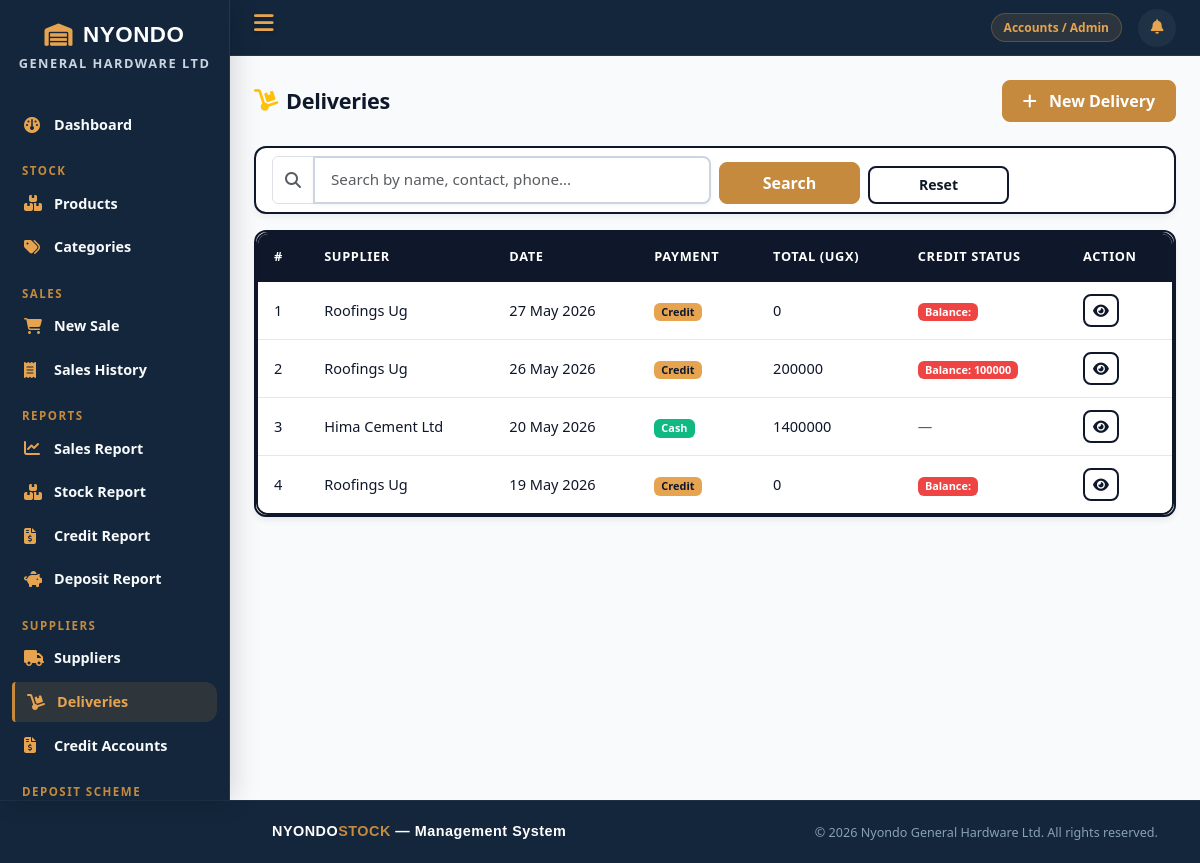
Screenshot of /suppliers/deliveries/ (signed in) with the database file from the repository.
### accounts/models.py (models this page shows, shortened)
class UserProfile(models.Model):
    ROLE_CHOICES = [
        ('sales_attendant', 'Sales Attendant'),
        ('store_manager', 'Store Manager'),
        ('admin', 'Accounts / Admin'),
    ]
    user = models.OneToOneField(User, on_delete=models.CASCADE, related_name='profile')
    role = models.CharField(max_length=20, choices=ROLE_CHOICES)
    phone = models.CharField(max_length=15)

### suppliers/models.py (models this page shows, shortened)
class SupplierDelivery(models.Model):
    PAYMENT_CHOICES = [
        ('cash', 'Cash — Paid Immediately'),
        ('credit', 'Credit — Pay Later'),
    ]
    supplier = models.ForeignKey(Supplier, on_delete=models.CASCADE, related_name='deliveries')
    delivery_date = models.DateField()
    payment_type = models.CharField(max_length=10, choices=PAYMENT_CHOICES, default='cash')
    notes = models.TextField(blank=True)
    recorded_by = models.CharField(max_length=100, blank=True)
    @property
    def total_amount(self):
        return sum(item.line_total for item in self.items.all())
    @property
    def is_credit(self):
        return self.payment_type == 'credit'

class Supplier(models.Model):
    name = models.CharField(max_length=200)
    contact_person = models.CharField(max_length=100, blank=True)
    phone = models.CharField(max_length=15)
    address = models.TextField(blank=True)
    date_added = models.DateTimeField(auto_now_add=True)

class SupplierDeliveryItem(models.Model):
    delivery = models.ForeignKey(SupplierDelivery, on_delete=models.CASCADE, related_name='items')
    product = models.ForeignKey(Product, on_delete=models.CASCADE)
    quantity = models.PositiveIntegerField()
    unit_cost = models.DecimalField(max_digits=12, decimal_places=2)
    wholesale_price = models.DecimalField(max_digits=12, decimal_places=2)
    retailer_price = models.DecimalField(max_digits=12, decimal_places=2)
    retail_price = models.DecimalField(max_digits=12, decimal_places=2)
    line_total = models.DecimalField(max_digits=14, decimal_places=2, editable=False)

class SupplierCreditAccount(models.Model):
    delivery = models.OneToOneField(
        SupplierDelivery,
        on_delete=models.CASCADE,
        related_name='credit_account'
    )
    total_amount = models.DecimalField(max_digits=14, decimal_places=2)
    amount_paid = models.DecimalField(max_digits=14, decimal_places=2, default=0)
    due_date = models.DateField(null=True, blank=True)
    is_cleared = models.BooleanField(default=False)
    @property
    def balance_due(self):
        return self.total_amount - self.amount_paid

### stock/views.py (the view)
        def wrapper(request, *args, **kwargs):
            if not hasattr(request.user, 'profile'):
                messages.error(request, "Access denied.")
                return redirect('dashboard')
            if request.user.profile.role not in roles:
                messages.error(request, "You do not have permission for this action.")
                return redirect('dashboard')
            return view_func(request, *args, **kwargs)

### sales/models.py (called while the page is built)
    @property
    def item_count(self):
        return self.cart_items.count()

### stock/views.py (called while the page is built)
def role_required(roles):
    def decorator(view_func):
        def wrapper(request, *args, **kwargs):
            if not hasattr(request.user, 'profile'):
                messages.error(request, "Access denied.")
                return redirect('dashboard')
            if request.user.profile.role not in roles:
                messages.error(request, "You do not have permission for this action.")
                return redirect('dashboard')
            return view_func(request, *args, **kwargs)
        wrapper.__name__ = view_func.__name__
        return login_required(wrapper)
    return decorator

### suppliers/views.py (called while the page is built)
@role_required(['store_manager', 'admin'])
def delivery_list(request):
    deliveries = SupplierDelivery.objects.select_related('supplier').order_by('-delivery_date')
    return render(request, 'suppliers/delivery_list.html', {'deliveries': deliveries})

### templates/suppliers/delivery_list.html (shortened to what this page needs)
{% extends 'base.html' %}
{% block content %}
<div class="d-flex justify-content-between align-items-center mb-4">
    <h4 class="fw-bold mb-0">
        <i class="fa-solid fa-dolly me-2 text-warning"></i> Deliveries
    </h4>
    <a href="{% url 'delivery_create' %}" class="btn btn-primary">
        <i class="fa-solid fa-plus me-2"></i> New Delivery
    </a>
</div>
<div class="card mb-3">
    <div class="card-body py-2">
        <form method="get" class="row g-2 align-items-end">
            <div class="col-md-6">
                <div class="input-group">
                    <span class="input-group-text bg-white">
                        <i class="fa-solid fa-magnifying-glass text-muted"></i>
                    </span>
                    <input type="text" name="search"
                           value="{{ search }}"
                           class="form-control"
                           placeholder="Search by name, contact, phone...">
                </div>
            </div>
            <div class="col-md-2">
                <button type="submit" class="btn btn-primary w-100">
                    Search
                </button>
            </div>
            <div class="col-md-2">
                <a href="{% url 'supplier_list' %}"
                   class="btn btn-outline-secondary w-100">
                    Reset
                </a>
            </div>
        </form>
    </div>
</div>
<div class="card">
    <div class="card-body p-0">
        <table class="table table-hover mb-0">
            <thead>
                <tr>
                    <th>#</th>
                    <th>Supplier</th>
                    <th>Date</th>
                    <th>Payment</th>
                    <th>Total (UGX)</th>
                    <th>Credit Status</th>
                    <th>Action</th>
                </tr>
            </thead>
            <tbody>
                {% for delivery in deliveries %}
                <tr>
                    <td>{{ forloop.counter }}</td>
                    <td>{{ delivery.supplier.name }}</td>
                    <td>{{ delivery.delivery_date|date:"d M Y" }}</td>
                    <td>
                        {% if delivery.payment_type == 'credit' %}
                        <span class="badge bg-warning text-dark">Credit</span>
                        {% else %}
                        <span class="badge bg-success">Cash</span>
                        {% endif %}
                    </td>
                    <td>{{ delivery.total_amount|floatformat:0 }}</td>
                    <td>
                        {% if delivery.is_credit %}
                            {% if delivery.credit_account.is_cleared %}
                            <span class="badge bg-success">Cleared</span>
                            {% else %}
                            <span class="badge bg-danger">
                                Balance: {{ delivery.credit_account.balance_due|floatformat:0 }}
                            </span>
                            {% endif %}
                        {% else %}
                        <span class="text-muted">—</span>
                        {% endif %}
                    </td>
                    <td>
                        <a href="{% url 'delivery_detail' delivery.pk %}"
                           class="btn btn-sm btn-outline-secondary">
                            <i class="fa-solid fa-eye"></i>
                        </a>
                    </td>
                </tr>
                {% empty %}
                <tr>
                    <td colspan="7" class="text-center text-muted py-5">
                        No deliveries recorded yet.
                    </td>
                </tr>
                {% endfor %}
            </tbody>
        </table>
    </div>
</div>
{% endblock %}

### templates/base.html (shortened to what this page needs)
{% load static %}
<!doctype html>
<html lang="en">
<head>
    <link href="https://cdn.jsdelivr.net/npm/bootstrap@5.3.0/dist/css/bootstrap.min.css" rel="stylesheet"/>
    <link href="https://cdnjs.cloudflare.com/ajax/libs/font-awesome/6.4.0/css/all.min.css" rel="stylesheet"/>
    <link href="{% static 'css/main.css' %}" rel="stylesheet"/>
</head>
<body>
{% if request.user.is_authenticated %}
    <div class="wrapper">
        <nav id="sidebar">
            <div class="auth-logo" style="font-size: 1.4rem;">
        <i class="fa-solid fa-warehouse"></i> NYONDO
    </div>
    <p class="auth-subtitle" style="font-size: 0.8rem;">General Hardware Ltd</p>
            <ul class="sidebar-menu">
                <li>
                    <a href="{% url 'dashboard' %}"
                       class="{% if request.resolver_match.url_name == 'dashboard' %}active{% endif %}">
                        <i class="fa-solid fa-gauge"></i>
                        Dashboard
                    </a>
                </li>
                <li class="menu-label">Stock</li>
                <li>
                    <a href="{% url 'product_list' %}"
                       class="{% if 'product' in request.resolver_match.url_name %}active{% endif %}">
                        <i class="fa-solid fa-boxes-stacked"></i>
                        Products
                    </a>
                </li>
                {% if request.user.profile.role in 'store_manager,admin' %}
                <li>
                    <a href="{% url 'category_list' %}"
                       class="{% if 'category' in request.resolver_match.url_name %}active{% endif %}">
                        <i class="fa-solid fa-tags"></i>
                        Categories
                    </a>
                </li>
                {% endif %}
                <li class="menu-label">Sales</li>
                <li>
                    <a href="{% url 'cart' %}"
                       class="{% if 'cart' in request.resolver_match.url_name %}active{% endif %}">
                        <i class="fa-solid fa-cart-shopping"></i>
                        New Sale
                    </a>
                </li>
                <li>
                    <a href="{% url 'sales_list' %}"
                       class="{% if request.resolver_match.url_name == 'sales_list' %}active{% endif %}">
                        <i class="fa-solid fa-receipt"></i>
                        Sales History
                    </a>
                </li>
                {% if request.user.profile.role in 'store_manager,admin' %}
                <li class="menu-label">Reports</li>
                <li>
                    <a href="{% url 'sales_report' %}"
                       class="{% if request.resolver_match.url_name == 'sales_report' %}active{% endif %}">
                        <i class="fa-solid fa-chart-line"></i>
                        Sales Report
                    </a>
                </li>
                <li>
                    <a href="{% url 'stock_report' %}"
                       class="{% if request.resolver_match.url_name == 'stock_report' %}active{% endif %}">
                        <i class="fa-solid fa-boxes-stacked"></i>
                        Stock Report
                    </a>
                </li>
                {% endif %}
                {% if request.user.profile.role == 'admin' %}
                <li>
                    <a href="{% url 'credit_report' %}"
                       class="{% if request.resolver_match.url_name == 'credit_report' %}active{% endif %}">
                        <i class="fa-solid fa-file-invoice-dollar"></i>
                        Credit Report
                    </a>
                </li>
                {% endif %}
                {% if request.user.profile.role == 'admin' or request.user.profile.role == 'sales_attendant' %}
                <li>
                    <a href="{% url 'deposit_report' %}"
                       class="{% if request.resolver_match.url_name == 'deposit_report' %}active{% endif %}">
                        <i class="fa-solid fa-piggy-bank"></i>
                        Deposit Report
                    </a>
                </li>
                {% endif %}
                {% if request.user.profile.role in 'store_manager,admin' %}
                <li class="menu-label">Suppliers</li>
                <li>
                    <a href="{% url 'supplier_list' %}"
                       class="{% if 'supplier' in request.resolver_match.url_name %}active{% endif %}">
                        <i class="fa-solid fa-truck"></i>
                        Suppliers
                    </a>
                </li>
                <li>
                    <a href="{% url 'delivery_list' %}"
                       class="{% if 'delivery' in request.resolver_match.url_name %}active{% endif %}">
                        <i class="fa-solid fa-dolly"></i>
                        Deliveries
                    </a>
                </li>
                {% endif %}
                {% if request.user.profile.role == 'admin' %}
                <li>
                    <a href="{% url 'credit_list' %}"
                       class="{% if 'credit' in request.resolver_match.url_name %}active{% endif %}">
                        <i class="fa-solid fa-file-invoice-dollar"></i>
                        Credit Accounts
                    </a>
                </li>
                {% endif %}
                {% if request.user.profile.role == 'admin' or request.user.profile.role == 'sales_attendant' %}
                <li class="menu-label">Deposit Scheme</li>
                {% endif %}
            </ul>
        </nav>
        <div id="content">
            <nav class="topbar">
                <label for="nav-tog" class="toggle-btn" title="Toggle sidebar">
                    <i class="fa-solid fa-bars"></i>
                </label>
                <div class="topbar-right">
                    <span class="badge-role">
                        {{ request.user.profile.get_role_display }}
                    </span>
                    <div class="notif-wrapper">
                        <a href="{% url 'notification_list' %}"
                           class="notif-bell {% if notif_unread_count > 0 %}has-unread{% endif %}"
                           title="Notifications">
                            <i class="fa-solid fa-bell"></i>
                        </a>
                    </div>
                </div>
            </nav>
            <div class="page-content">
                {% block content %}{% endblock %}
            </div>
        </div>
    </div>
{% endif %}
<footer class="footer-custom mt-auto">
  <div class="container">
    <div class="row align-items-center">
      <div class="col-md-6 text-center text-md-start mb-2 mb-md-0">
        <div class="footer-brand" style="margin-left: 230px;">
          NYONDO<span>STOCK</span> — Management System
        </div>
      </div>
      <div class="col-md-6 text-center text-md-end">
        <span class="small">&copy; {% now "Y" %} Nyondo General Hardware Ltd. All rights reserved.</span>
      </div>
    </div>
  </div>
</footer>
</body>
</html>

### rows the page displays
SupplierDelivery: supplier.name "Roofings Ug", delivery_date "27 May 2026", payment_type "Credit", total_amount "0"
SupplierDelivery: supplier.name "Roofings Ug", delivery_date "26 May 2026", payment_type "Credit", total_amount "200000", credit_account.balance_due "100000"
SupplierDelivery: supplier.name "Hima Cement Ltd", delivery_date "20 May 2026", payment_type "Cash", total_amount "1400000"
SupplierDelivery: supplier.name "Roofings Ug", delivery_date "19 May 2026", payment_type "Credit", total_amount "0"

### other values shown
{{ request.user.profile.get_role_display }} "Accounts / Admin"
